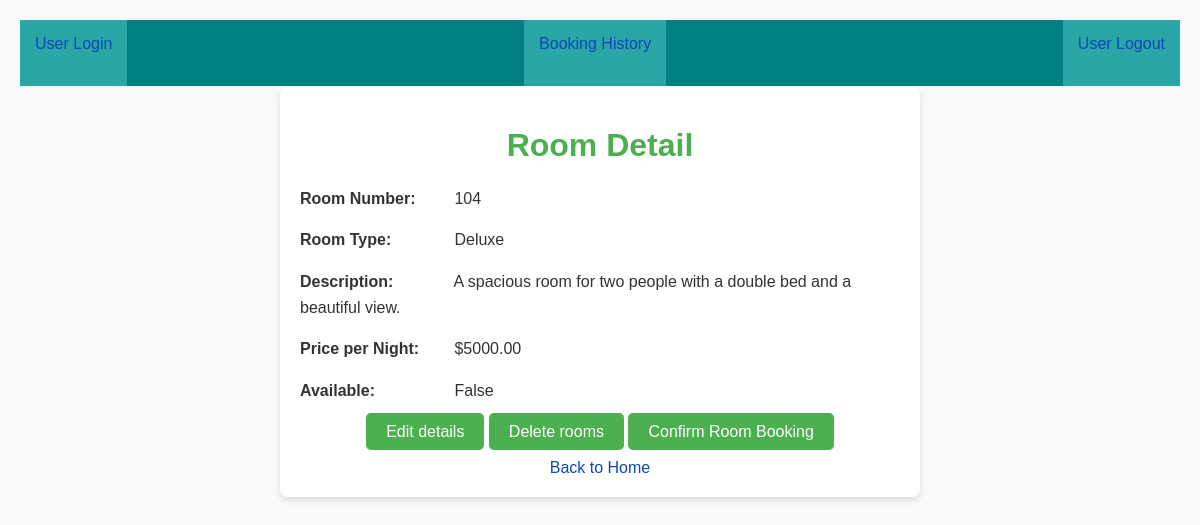
The page /detail/8/ on the database as committed earlier.
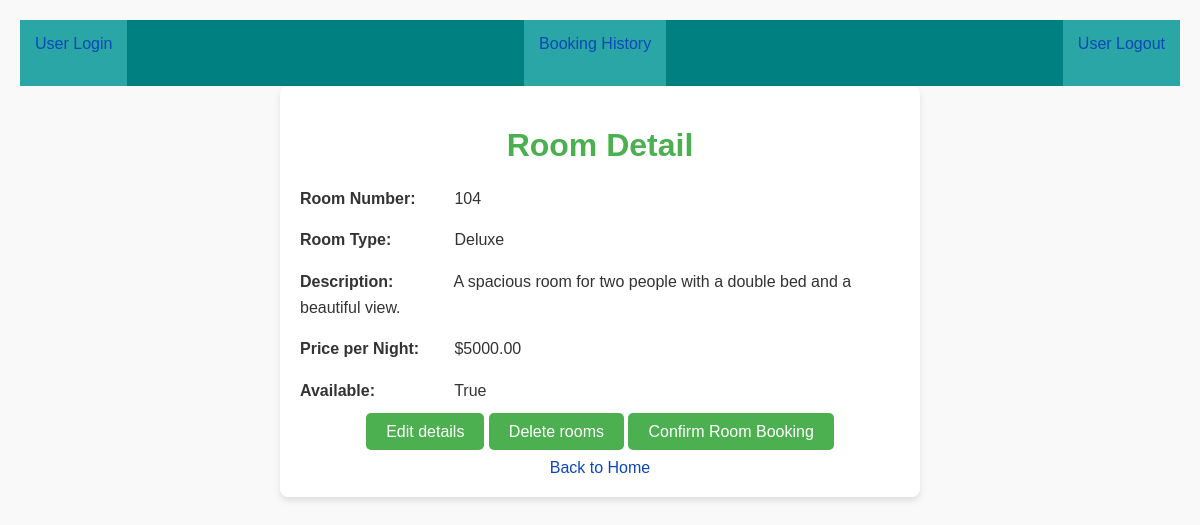
The same page on the database as committed later.
### app/models.py (models this page shows, shortened)
class Room(models.Model):
    Room_no = models.CharField(max_length=10)
    Room_type = models.CharField(max_length=20)
    Room_description = models.TextField()
    Price_per_night = models.DecimalField(max_digits=10, decimal_places=2)
    Room_available = models.BooleanField(default=True)  # This seems to represent availability

### app/views.py (the view)
# urls.py: path('detail/<int:id>/',detail),
def detail(request,id):
    rooms = Room.objects.get(id=id)
    return render(request, 'detail.html',{'rooms':rooms})

### Template/detail.html (shortened to what this page needs)
{% include 'nav.html' %}
<!DOCTYPE html>
<html lang="en">
<head>
</head>
<body>
<div class="container">
        <h1>Room Detail</h1>
    <div class="details">
        <p><strong>Room Number:</strong> {{ rooms.Room_no }}</p>
        <p><strong>Room Type:</strong> {{ rooms.Room_type }}</p>
        <p><strong>Description:</strong> {{ rooms.Room_description }}</p>
        <p><strong>Price per Night:</strong> ${{ rooms.Price_per_night }}</p>
        <p><strong>Available:</strong> {{ rooms.Room_available }}</p>
    </div>
    <div class="button-container">
        <a href="/Booking_edi/{{rooms.id}}"  class="button">Edit details</a>
        <a href="/delete_rooms/{{rooms.id}}"  class="button">Delete rooms</a>
        <a href="/Confirm_booking/{{rooms.id}}"  class="button"> Confirm Room Booking</a><br> <br>
        <a href="/">Back to Home</a>
    </div>
</div>
</body>
</html>

Rows that differ between the two databases and show on the page:
changed Room "Deluxe": Room_available "False" → "True"
